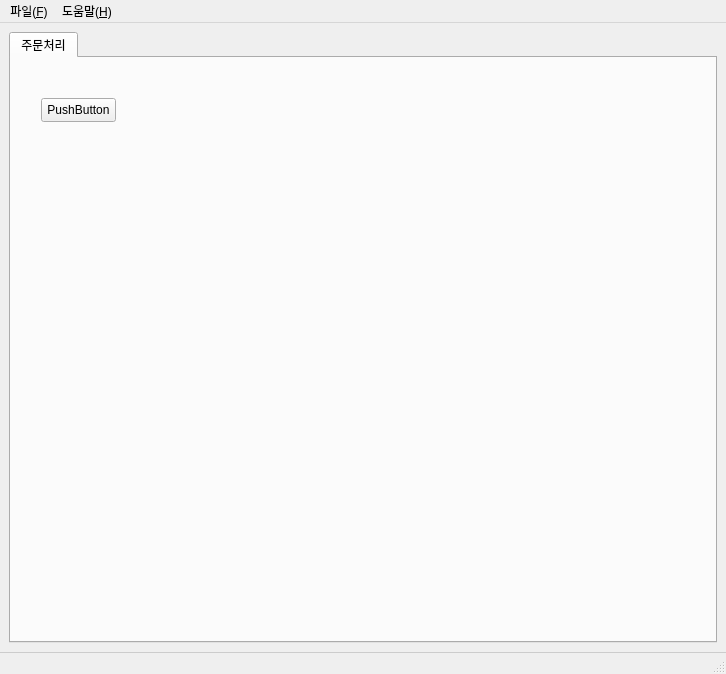
<?xml version="1.0" encoding="UTF-8"?>
<ui version="4.0">
 <class>MainWindow</class>
 <widget class="QMainWindow" name="MainWindow">
  <property name="geometry">
   <rect>
    <x>0</x>
    <y>0</y>
    <width>726</width>
    <height>674</height>
   </rect>
  </property>
  <property name="windowTitle">
   <string>record-gui</string>
  </property>
  <property name="styleSheet">
   <string>QMainWindow::separator {
    height: 1px;
    background: #CCCCCC;
    margin: 0px;
    padding: 0px;
}</string>
  </property>
  <widget class="QWidget" name="centralwidget">
   <layout class="QVBoxLayout" name="verticalLayout">
    <item>
     <widget class="QTabWidget" name="tabWidget">
      <property name="currentIndex">
       <number>0</number>
      </property>
      <widget class="QWidget" name="tab">
       <attribute name="title">
        <string>주문처리</string>
       </attribute>
       <widget class="QPushButton" name="pushButton">
        <property name="geometry">
         <rect>
          <x>30</x>
          <y>40</y>
          <width>75</width>
          <height>24</height>
         </rect>
        </property>
        <property name="text">
         <string>PushButton</string>
        </property>
       </widget>
      </widget>
     </widget>
    </item>
   </layout>
  </widget>
  <widget class="QMenuBar" name="menubar">
   <property name="geometry">
    <rect>
     <x>0</x>
     <y>0</y>
     <width>726</width>
     <height>33</height>
    </rect>
   </property>
   <widget class="QMenu" name="menuFile">
    <property name="title">
     <string>파일(&amp;F)</string>
    </property>
    <addaction name="actionOpenExcel"/>
    <addaction name="separator"/>
    <addaction name="actionExit"/>
   </widget>
   <widget class="QMenu" name="menuHelp">
    <property name="title">
     <string>도움말(&amp;H)</string>
    </property>
    <addaction name="actionAbout"/>
   </widget>
   <addaction name="menuFile"/>
   <addaction name="menuHelp"/>
  </widget>
  <widget class="QStatusBar" name="statusbar">
   <property name="styleSheet">
    <string>QStatusBar {
    border-top: 1px solid #CCCCCC;
}</string>
   </property>
  </widget>
  <action name="actionOpenExcel">
   <property name="text">
    <string>엑셀 파일 열기(&amp;O)</string>
   </property>
   <property name="shortcut">
    <string>Ctrl+O</string>
   </property>
  </action>
  <action name="actionExit">
   <property name="text">
    <string>종료(&amp;X)</string>
   </property>
   <property name="shortcut">
    <string>Alt+F4</string>
   </property>
  </action>
  <action name="actionAbout">
   <property name="text">
    <string>프로그램 정보(&amp;A)</string>
   </property>
  </action>
 </widget>
 <resources/>
 <connections/>
</ui>
